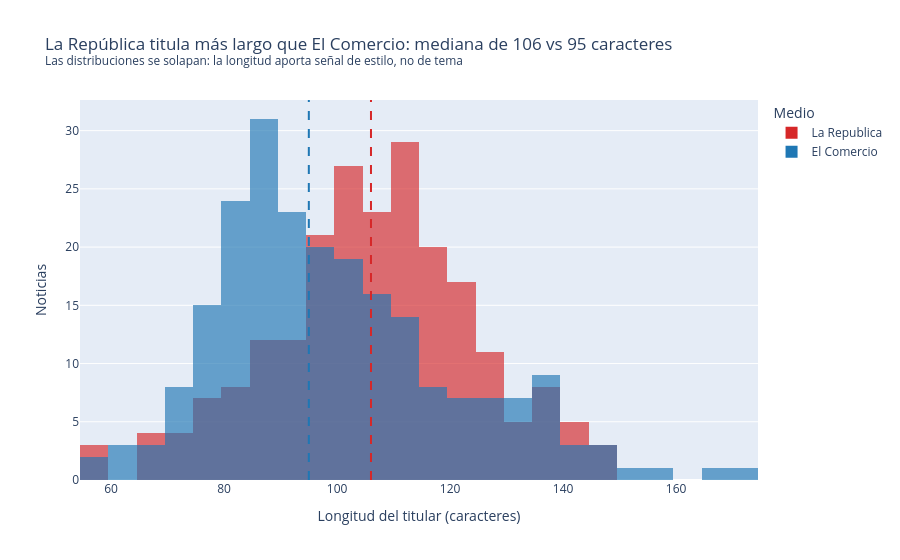

The code cell stored with this chart in its notebook:
### Code cell
mediana = df.groupby("medio")["largo_titular"].median()
medio_largo, medio_corto = mediana.idxmax(), mediana.idxmin()
fig3 = px.histogram(
    df, x="largo_titular", color="medio", nbins=30, barmode="overlay", opacity=0.65,
    color_discrete_map=COLORES_MEDIO,
    labels={"largo_titular": "Longitud del titular (caracteres)", "medio": "Medio"},
    title=(f"{medio_largo.replace('Republica', 'República')} titula más largo que "
           f"{medio_corto.replace('Republica', 'República')}: mediana de {mediana.max():.0f} vs {mediana.min():.0f} caracteres"
           f"<br><sup>Las distribuciones se solapan: la longitud aporta señal de estilo, no de tema</sup>"),
)
for medio, valor in mediana.items():
    fig3.add_vline(x=valor, line_dash="dash", line_color=COLORES_MEDIO[medio])
fig3.update_layout(yaxis_title="Noticias")
fig3.show()
display(df.groupby(["medio", "etiqueta"])["largo_titular"].median().unstack().round(0))

### Figure 1 — Plotly figure (JSON) as saved in the notebook; plotly's stock layout.template omitted (floating-point values rounded to 4 significant figures; data arrays with more than 128 entries replaced by an {"elided": "..."} marker saying what was removed)
{"data": [{"bingroup": "x", "hovertemplate": "Medio=La Republica<br>Longitud del titular (caracteres)=%{x}<br>count=%{y}<extra></extra>", "legendgroup": "La Republica", "marker": {"color": "#d62728", "opacity": 0.65, "pattern": {"shape": ""}}, "name": "La Republica", "nbinsx": 30, "orientation": "v", "showlegend": true, "type": "histogram", "x": {"elided": "219 int values"}, "xaxis": "x", "yaxis": "y"}, {"bingroup": "x", "hovertemplate": "Medio=El Comercio<br>Longitud del titular (caracteres)=%{x}<br>count=%{y}<extra></extra>", "legendgroup": "El Comercio", "marker": {"color": "#1f77b4", "opacity": 0.65, "pattern": {"shape": ""}}, "name": "El Comercio", "nbinsx": 30, "orientation": "v", "showlegend": true, "type": "histogram", "x": {"elided": "226 int values"}, "xaxis": "x", "yaxis": "y"}], "layout": {"barmode": "overlay", "legend": {"title": {"text": "Medio"}, "tracegroupgap": 0}, "shapes": [{"line": {"color": "#1f77b4", "dash": "dash"}, "type": "line", "x0": 95.0, "x1": 95.0, "xref": "x", "y0": 0, "y1": 1, "yref": "y domain"}, {"line": {"color": "#d62728", "dash": "dash"}, "type": "line", "x0": 106.0, "x1": 106.0, "xref": "x", "y0": 0, "y1": 1, "yref": "y domain"}], "title": {"text": "La República titula más largo que El Comercio: mediana de 106 vs 95 caracteres<br><sup>Las distribuciones se solapan: la longitud aporta señal de estilo, no de tema</sup>"}, "xaxis": {"anchor": "y", "domain": [0.0, 1.0], "title": {"text": "Longitud del titular (caracteres)"}}, "yaxis": {"anchor": "x", "domain": [0.0, 1.0], "title": {"text": "Noticias"}}}}
